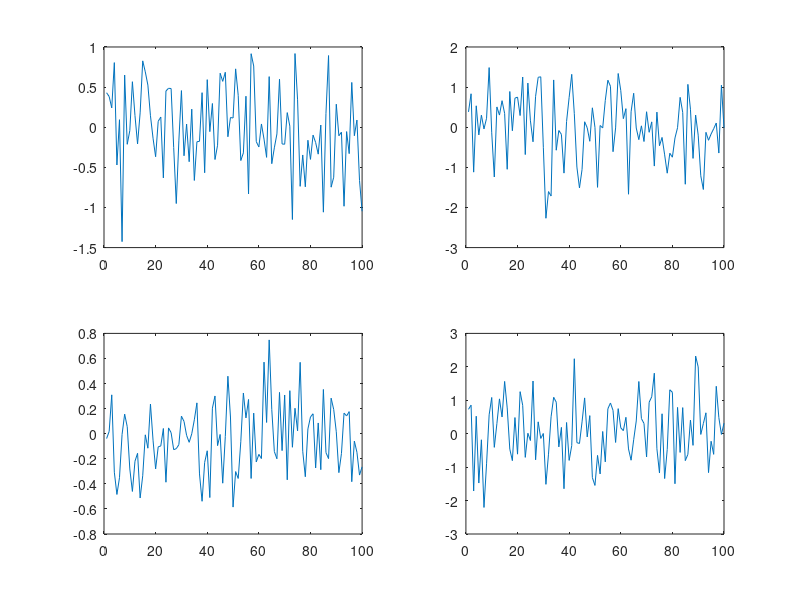

Here is the MATLAB script that generated this plot: (Note: this script raises an error after producing the figure.)
close all; clear all; clc


figure('Position',[205 234 560 420]);
for k= 1:4
subplot(2,2,k)
plot(rand*randn(1,100))
end

figure('Position',[771 209 560 420]);
add_analysis_callbacks;
plot(randn(1,50));
